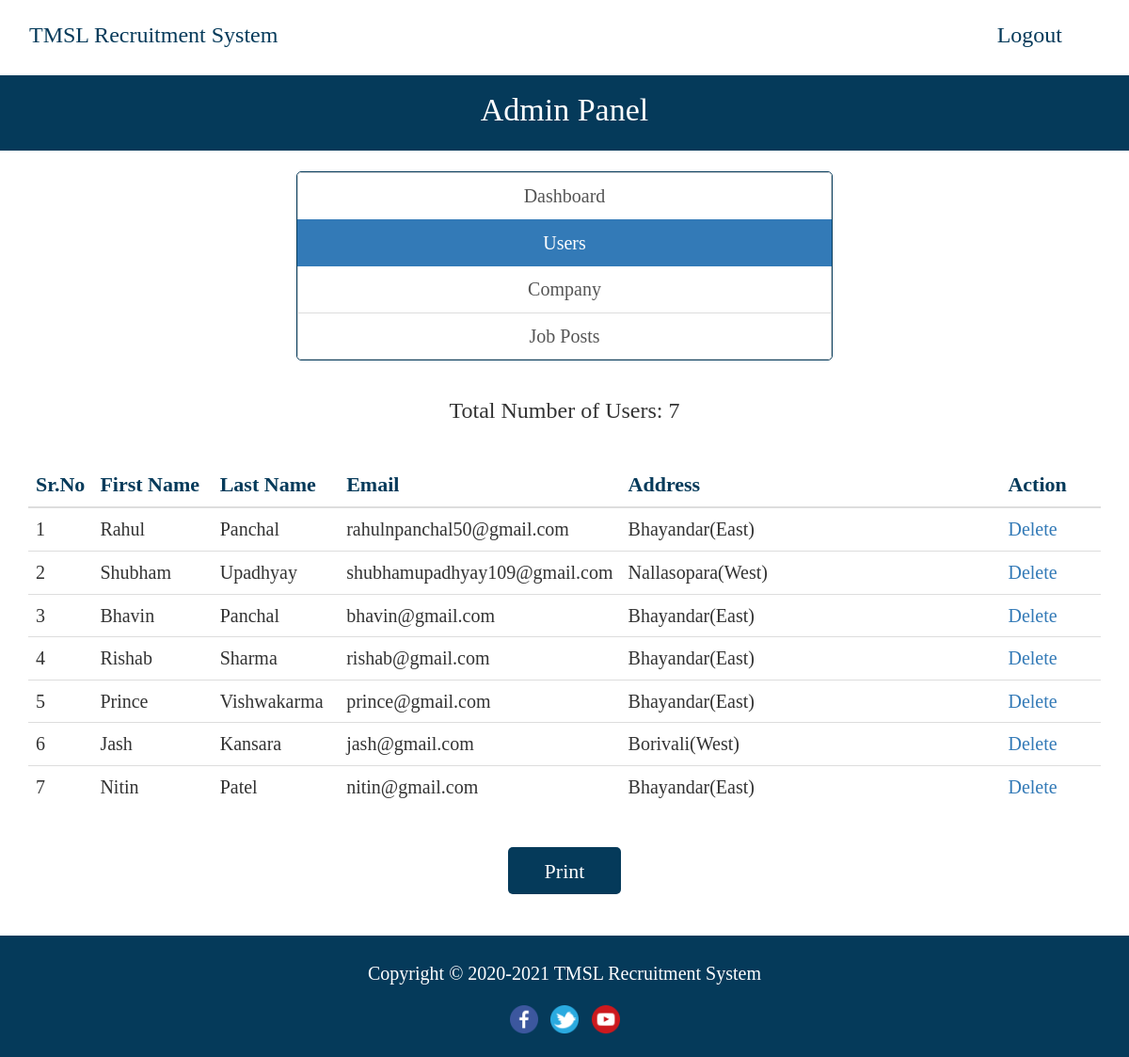
Before: /admin/user.php (signed in) with the older database file.
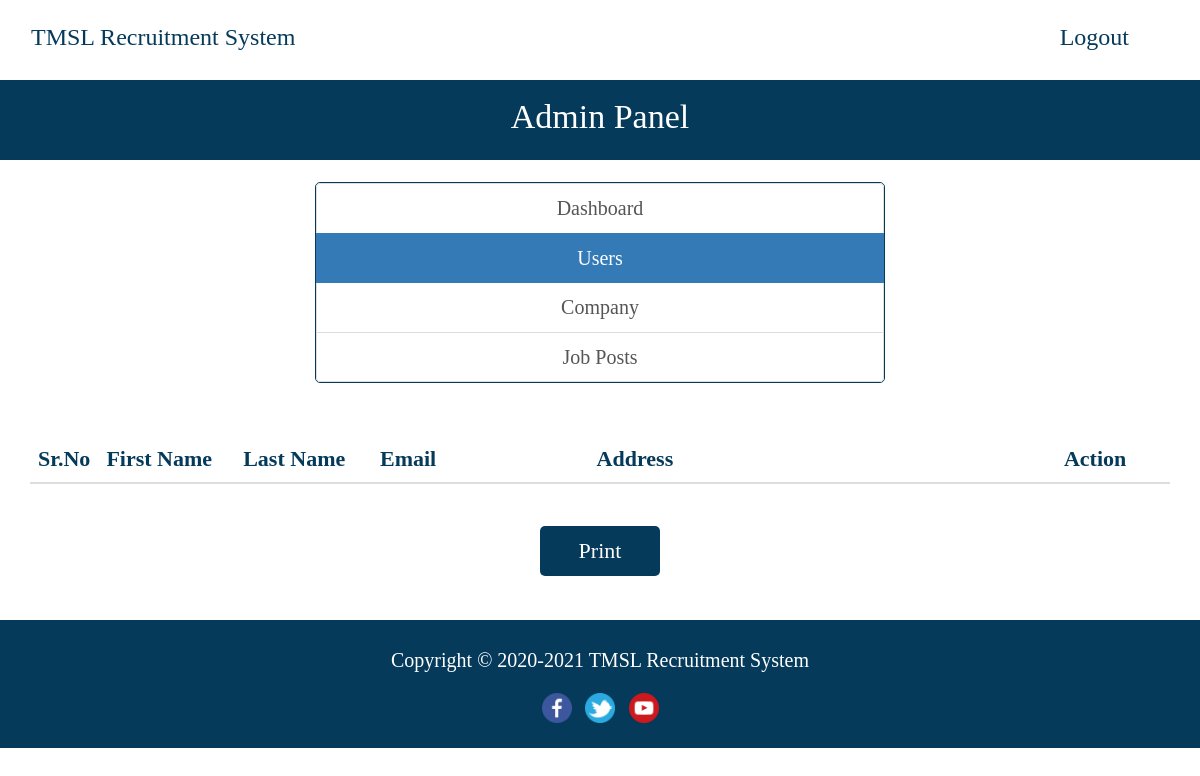
After: the same page with the newer database file.
### tables this page shows
CREATE TABLE `users` (
  `id_user` int(11) NOT NULL,
  `firstname` varchar(255) NOT NULL,
  `lastname` varchar(255) NOT NULL,
  `email` varchar(255) NOT NULL,
  `password` varchar(255) NOT NULL,
  `address` text DEFAULT NULL,
  `city` varchar(255) DEFAULT NULL,
  `state` varchar(255) DEFAULT NULL,
  `contactno` varchar(255) DEFAULT NULL,
  `qualification` varchar(255) DEFAULT NULL,
  `stream` varchar(255) DEFAULT NULL,
  `passingyear` varchar(255) DEFAULT NULL,
  `dob` varchar(255) DEFAULT NULL,
  `age` varchar(255) DEFAULT NULL,
  `designation` varchar(255) DEFAULT NULL,
  `resume` varchar(255) DEFAULT NULL
);

### admin/user.php (the view, shortened to what this page needs)
<?php
require_once("../db.php");
?>
<!DOCTYPE html>
<html lang="en">
  <head>
    <link rel="stylesheet" href="https://maxcdn.bootstrapcdn.com/bootstrap/3.3.7/css/bootstrap.min.css">
  </head>
  <body>
    <font face="calibri">
    <section>
  <div class="container">
  <div class="row">
  <header>
    <nav class="navbar navbar-default" style="margin-bottom: 0; height: 80px; background-color: white; border-color: transparent;">
      <div class="container-fluid">
        <div class="navbar-header">
          <a class="navbar-brand" style="font-size: 24px; color: #053a5a; line-height: 42px;" href="index.php">TMSL Recruitment System</a>
        </div>
        <div class="collapse navbar-collapse" id="bs-example-navbar-collapse-1">
          <ul class="nav navbar-nav navbar-right">
            <li style="padding-right: 25px;"><a href="../logout.php" style="font-size: 24px; color: #053a5a; line-height: 42px;">Logout</a></li>
          </ul>
        </div>
      </div>
    </nav>
  </header>
  </div>
  </div>
  </section>
      <div style="background-color: #053a5a; height: 80px;">
    <p style="font-size: 34px; color: white; text-align: center; line-height: 73px;">Admin Panel</p>
  </div>
  <br>
    <div class="container">
      <div class="row">
        <div class="col-md-12" align="center">
          <div class="list-group" align="center" style="width: 50%; border: 1px solid #053a5a; border-radius: 5px;">
            <a href="dashboard.php" class="list-group-item" style="font-size: 20px;">Dashboard</a>
            <a href="user.php" class="list-group-item active" style="font-size: 20px;">Users</a>
            <a href="company.php" class="list-group-item" style="font-size: 20px;">Company</a>
            <a href="job-posts.php" class="list-group-item" style="font-size: 20px;">Job Posts</a>
          </div>
        </div>
        <br>
        <div class="col-md-12" align="center" style="font-size: 22px;" id="print">
        <?php
          $sql = "SELECT * FROM users";
          $result = $conn->query($sql);
          if($result->num_rows > 0) {
            echo '<h3>Total Number of Users: ' . $result->num_rows . '</h3>';
          }
        ?>
        <br>
          <table class="table">
            <thead>
              <th style="font-size: 22px; color: #053a5a; width: 6%">Sr.No</th>
              <th style="font-size: 22px; color: #053a5a; width: 12%">First Name</th>
              <th style="font-size: 22px; color: #053a5a; width: 12%">Last Name</th>
              <th style="font-size: 22px; color: #053a5a; width: 19%">Email</th>
              <th style="font-size: 22px; color: #053a5a; width: 41%">Address</th>
              <th style="font-size: 22px; color: #053a5a; width: 10%">Action</th>
            </thead>
            <tbody>
              <?php
                $sql = "SELECT * FROM users";
                $result = $conn->query($sql);
                if($result->num_rows > 0) {
                  $i = 0;
                  while($row = $result->fetch_assoc()) {
                    ?>
                      <tr>
                        <td style="font-size: 20px;"><?php echo ++$i; ?></td>
                        <td style="font-size: 20px;"><?php echo $row['firstname']; ?></td>
                        <td style="font-size: 20px;"><?php echo $row['lastname']; ?></td>
                        <td style="font-size: 20px;"><?php echo $row['email']; ?></td>
                        <td style="font-size: 20px;"><?php echo $row['address']; ?></td>
                        <td style="font-size: 20px;"><a href="delete-user.php?id=<?php echo $row['id_user']; ?>">Delete</a></td>
                      </tr>
                    <?php
                  }
                }
              ?>
            </tbody>
          </table>
        </div>
      </div>
    </div>
  </div></div><br>
  <div align="center">
  <button onclick="printDiv('print')" style="background-color: #053a5a; width: 120px; height: 50px; padding-left: 10px; padding-right: 10px; font-size: 22px; color:white; border-color: transparent; border-radius: 5px;">Print</button>
</div>
  <br><br>
      <footer id="footer" style="background-color: #053a5a; height: 80px;">
    <p style="color:white; font-size: 20px; line-height: 80px; text-align: center;">
    Copyright &copy; 2020-2021 <a href="index.php" style="color:white;">TMSL Recruitment System </a>
    </p>
    <div align="center" style="background-color: #053a5a; margin-top: -1.4%; height: 55px;">
    <a href="https://www.facebook.com/tigkolkata" target="_blank"><img src="../img/facebook.png" style="width: 30px; height: 30px; margin-left: 5px; margin-right: 5px;" /></a>
    <a href="https://twitter.com/tiukolkata" target="_blank"><img src="../img/twitter.png" style="width: 30px; height: 30px; margin-left: 5px; margin-right: 5px;" /></a>
    <a href="https://www.youtube.com/user/technoindiagroup" target="_blank"><img src="../img/youtube.png" style="width: 30px; height: 30px; margin-left: 5px; margin-right: 5px;" /></a>
    </div>
  </footer>
  </body>
</html>

Changed rows visible on the page:
removed users: firstname "Rahul", lastname "Panchal", email "rahulnpanchal50@gmail.com", address "Bhayandar(East)"
removed users: firstname "Shubham", lastname "Upadhyay", email "shubhamupadhyay109@gmail.com", address "Nallasopara(West)"
removed users: firstname "Bhavin", lastname "Panchal", email "bhavin@gmail.com", address "Bhayandar(East)"
removed users: firstname "Rishab", lastname "Sharma", email "rishab@gmail.com", address "Bhayandar(East)"
removed users: firstname "Prince", lastname "Vishwakarma", email "prince@gmail.com", address "Bhayandar(East)"
removed users: firstname "Jash", lastname "Kansara", email "jash@gmail.com", address "Borivali(West)"
removed users: firstname "Nitin", lastname "Patel", email "nitin@gmail.com", address "Bhayandar(East)"
Other visible differences:
$result->num_rows: "7" → (not shown)
text no longer shown: "Total Number of Users:"
